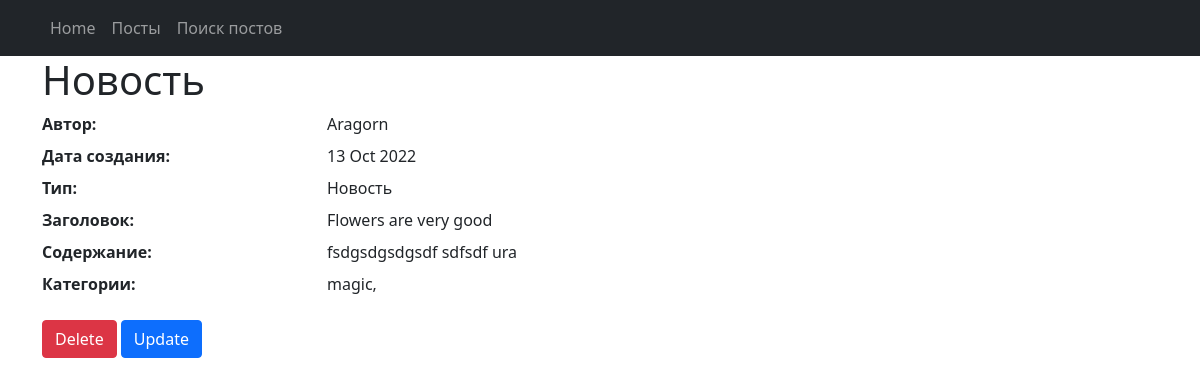
Page /news/160 on the earlier database version.
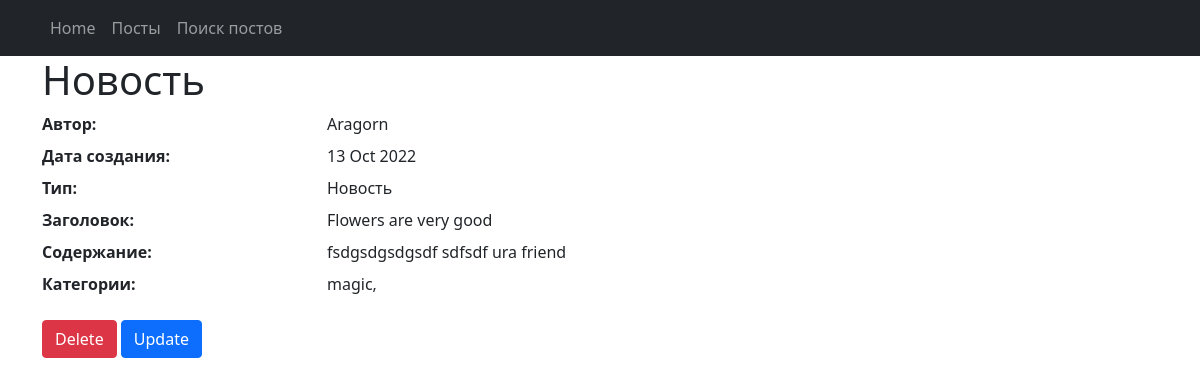
Same page on the later database version.
### news/models.py (models this page shows, shortened)
class Post(models.Model):
    article = 'AR'
    news = 'NW'
    POSITIONS = [
        (article, 'Статья'),
        (news, 'Новость'),
    ]
    author = models.ForeignKey('Author', on_delete=models.CASCADE)
    post_type = models.CharField(max_length=2, choices=POSITIONS, default=news)
    time_create = models.DateTimeField(auto_now_add=True)
    category = models.ManyToManyField('Category',
               through='Postcategory')
    head = models.CharField(max_length=128)
    text = models.TextField(default='')
    rating = models.IntegerField(default=0)

class Author(models.Model):
    auth_user = models.OneToOneField(User, on_delete=models.CASCADE)
    auth_rating = models.IntegerField(default=0)

### news/views.py (the view)
# urls.py: path('<int:pk>', NewsDetail.as_view(), name='news_detail'),
class NewsDetail(DetailView):
    model = Post
    template_name = 'neww.html'
    context_object_name = 'neww'

### news/templatetags/custom_filters.py (called while the page is built)
@register.filter()
def censor(value, code='wolf'):
    len_1 = len(code)-1
    code_1 = code.lower().title()
    code_2 = code.lower()
    val_1 = value.replace(code_1, f'{code_1[0]}{len_1*"*"}').replace(code_2, f'{code_2[0]}{len_1*"*"}')
    return val_1

### templates/neww.html (shortened to what this page needs)
{% extends 'flatpages/default.html' %}
{% load custom_filters %}
{% block content %}
<h1>Новость</h1>
<dl class="row">
    <dt class="col-sm-3">Автор:</dt>
    <dd class="col-sm-9">{{ neww.author.auth_user.username }}</dd>
    <dt class="col-sm-3">Дата создания:</dt>
    <dd class="col-sm-9">{{ neww.time_create | date:'d M Y' }}</dd>
    <dt class="col-sm-3">Тип:</dt>
    <dd class="col-sm-9">{{ neww.get_post_type_display }}</dd>
    <dt class="col-sm-3">Заголовок:</dt>
    <dd class="col-sm-9">{{ neww.head | censor | censor:"Санитарным" |censor:"Sword"}}</dd>
    <dt class="col-sm-3">Содержание:</dt>
    <dd class="col-sm-9">{{ neww.text | censor | censor:"Санитарным"|censor:"lorem"}}</dd>
    <dt class="col-sm-3">Категории:</dt>
    <dd class="col-sm-9">
        {% for cat in neww.category.all %}
        {{cat.name}},
        {% endfor %}</dd>
</dl>
<a href="{{ neww.id }}/delete/" class="btn btn-danger">Delete</a>
<a href="{{ neww.id }}/update/" class="btn btn-primary">Update</a>
{% endblock content %}

Differences in the rows shown:
changed Post "Новость": text|censor "fsdgsdgsdgsdf sdfsdf ura" → "fsdgsdgsdgsdf sdfsdf ura friend"
